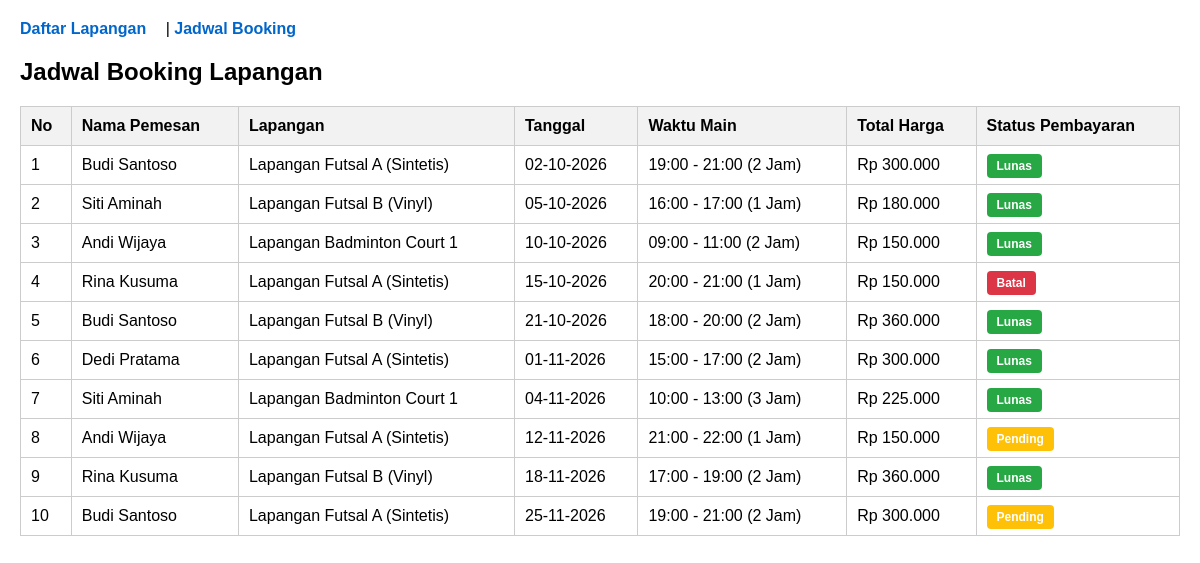
The page /jadwal.php on the database its author committed.
### tables this page shows
CREATE TABLE `bookings` (
  `id` int(11) NOT NULL,
  `lapangan_id` int(11) NOT NULL,
  `user_id` int(11) NOT NULL,
  `tgl_booking` date NOT NULL,
  `jam_mulai` time NOT NULL,
  `durasi` int(11) NOT NULL COMMENT 'Durasi sewa dalam satuan jam',
  `total_harga` decimal(10,2) NOT NULL,
  `status_pembayaran` enum('pending','lunas','batal') DEFAULT 'pending'
);

CREATE TABLE `users` (
  `id` int(11) NOT NULL,
  `nama_lengkap` varchar(100) NOT NULL,
  `no_hp` varchar(15) NOT NULL,
  `email` varchar(100) NOT NULL
);

CREATE TABLE `lapangan` (
  `id` int(11) NOT NULL,
  `nama_lapangan` varchar(100) NOT NULL,
  `lokasi` varchar(255) NOT NULL,
  `harga_per_jam` decimal(10,2) NOT NULL
);

### jadwal.php (the view, shortened to what this page needs)
<?php
include 'koneksi.php';
$query = "SELECT
            b.id,
            u.nama_lengkap,
            l.nama_lapangan,
            b.tgl_booking,
            b.jam_mulai,
            b.durasi,
            b.total_harga,
            b.status_pembayaran
          FROM bookings b
          INNER JOIN users u ON b.user_id = u.id
          INNER JOIN lapangan l ON b.lapangan_id = l.id
          ORDER BY b.tgl_booking ASC, b.jam_mulai ASC";
$result = mysqli_query($conn, $query);
$daftar_booking = mysqli_fetch_all($result, MYSQLI_ASSOC);
?>
<!DOCTYPE html>
<html lang="id">
<head>
</head>
<body>
    <nav>
        <a href="index.php">Daftar Lapangan</a> |
        <a href="jadwal.php">Jadwal Booking</a>
    </nav>
    <h2>Jadwal Booking Lapangan</h2>
    <table>
        <thead>
            <tr>
                <th>No</th>
                <th>Nama Pemesan</th>
                <th>Lapangan</th>
                <th>Tanggal</th>
                <th>Waktu Main</th>
                <th>Total Harga</th>
                <th>Status Pembayaran</th>
            </tr>
        </thead>
        <tbody>
            <?php if (!empty($daftar_booking)): ?>
                <?php $no = 1; ?>
                <?php foreach ($daftar_booking as $row): ?>
                    <?php
                    $jam_mulai_angka = (int) substr($row['jam_mulai'], 0, 2);
                    $jam_selesai_angka = $jam_mulai_angka + $row['durasi'];
                    $waktu_tampil = sprintf("%02d:00 - %02d:00 (%d Jam)", $jam_mulai_angka, $jam_selesai_angka, $row['durasi']);
                    $status = strtolower($row['status_pembayaran']);
                    if ($status == 'lunas') {
                        $warna_bg = '#28a745';
                        $teks_status = 'Lunas';
                    } elseif ($status == 'pending') {
                        $warna_bg = '#ffc107';
                        $teks_status = 'Pending';
                    } else {
                        $warna_bg = '#dc3545';
                        $teks_status = 'Batal';
                    }
                    ?>
                    <tr>
                        <td><?= $no++ ?></td>
                        <td><?= htmlspecialchars($row['nama_lengkap']) ?></td>
                        <td><?= htmlspecialchars($row['nama_lapangan']) ?></td>
                        <td><?= date('d-m-Y', strtotime($row['tgl_booking'])) ?></td>
                        <td><?= $waktu_tampil ?></td>
                        <td>Rp <?= number_format($row['total_harga'], 0, ',', '.') ?></td>
                        <td>
                            <span class="badge" style="background-color: <?= $warna_bg ?>;">
                                <?= $teks_status ?>
                            </span>
                        </td>
                    </tr>
                <?php endforeach; ?>
            <?php else: ?>
                <tr>
                    <td colspan="7" style="text-align: center;">Belum ada jadwal booking.</td>
                </tr>
            <?php endif; ?>
        </tbody>
    </table>
</body>
</html>

### jadwal.php (style rules this page uses)
body { font-family: Arial, sans-serif; margin: 20px; }
nav { margin-bottom: 20px; }
nav a { margin-right: 15px; text-decoration: none; font-weight: bold; color: #0066cc; }
table { width: 100%; border-collapse: collapse; margin-top: 10px; }
th, td { border: 1px solid #ccc; padding: 10px; text-align: left; }
th { background-color: #f2f2f2; }
.badge { padding: 5px 10px; border-radius: 4px; color: white; font-weight: bold; font-size: 12px; }

### rows shown on the page
bookings: user.nama_lengkap "Budi Santoso", lapangan.nama_lapangan "Lapangan Futsal A (Sintetis)", tgl_booking "02-10-2026", waktu_tampil "19:00 - 21:00 (2 Jam)", total_harga "300.000", status_pembayaran "Lunas"
bookings: user.nama_lengkap "Siti Aminah", lapangan.nama_lapangan "Lapangan Futsal B (Vinyl)", tgl_booking "05-10-2026", waktu_tampil "16:00 - 17:00 (1 Jam)", total_harga "180.000", status_pembayaran "Lunas"
bookings: user.nama_lengkap "Andi Wijaya", lapangan.nama_lapangan "Lapangan Badminton Court 1", tgl_booking "10-10-2026", waktu_tampil "09:00 - 11:00 (2 Jam)", total_harga "150.000", status_pembayaran "Lunas"
bookings: user.nama_lengkap "Rina Kusuma", lapangan.nama_lapangan "Lapangan Futsal A (Sintetis)", tgl_booking "15-10-2026", waktu_tampil "20:00 - 21:00 (1 Jam)", total_harga "150.000", status_pembayaran "Batal"
bookings: user.nama_lengkap "Budi Santoso", lapangan.nama_lapangan "Lapangan Futsal B (Vinyl)", tgl_booking "21-10-2026", waktu_tampil "18:00 - 20:00 (2 Jam)", total_harga "360.000", status_pembayaran "Lunas"
bookings: user.nama_lengkap "Dedi Pratama", lapangan.nama_lapangan "Lapangan Futsal A (Sintetis)", tgl_booking "01-11-2026", waktu_tampil "15:00 - 17:00 (2 Jam)", total_harga "300.000", status_pembayaran "Lunas"
bookings: user.nama_lengkap "Siti Aminah", lapangan.nama_lapangan "Lapangan Badminton Court 1", tgl_booking "04-11-2026", waktu_tampil "10:00 - 13:00 (3 Jam)", total_harga "225.000", status_pembayaran "Lunas"
bookings: user.nama_lengkap "Andi Wijaya", lapangan.nama_lapangan "Lapangan Futsal A (Sintetis)", tgl_booking "12-11-2026", waktu_tampil "21:00 - 22:00 (1 Jam)", total_harga "150.000", status_pembayaran "Pending"
bookings: user.nama_lengkap "Rina Kusuma", lapangan.nama_lapangan "Lapangan Futsal B (Vinyl)", tgl_booking "18-11-2026", waktu_tampil "17:00 - 19:00 (2 Jam)", total_harga "360.000", status_pembayaran "Lunas"
bookings: user.nama_lengkap "Budi Santoso", lapangan.nama_lapangan "Lapangan Futsal A (Sintetis)", tgl_booking "25-11-2026", waktu_tampil "19:00 - 21:00 (2 Jam)", total_harga "300.000", status_pembayaran "Pending"
